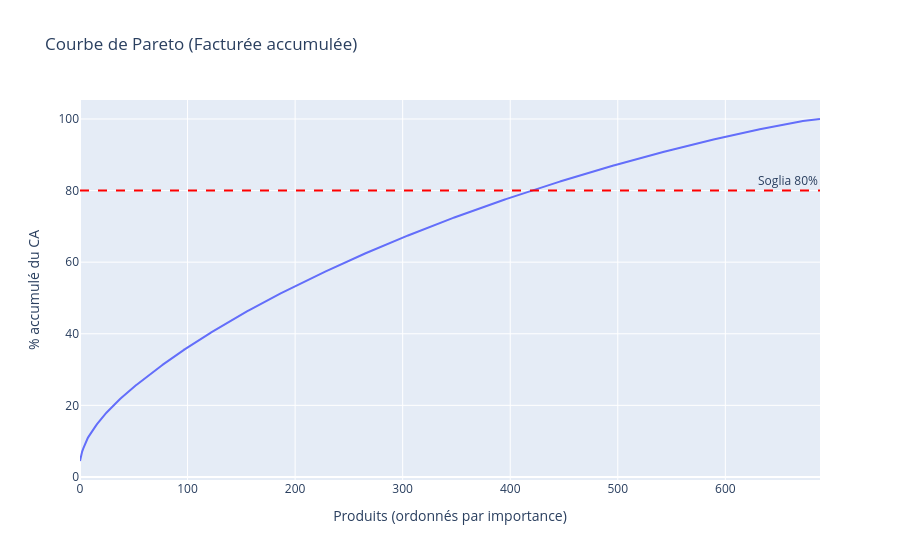

Write notebook code for a chart like this one.
### Code cell
# Creiamo un grafico a linea per vedere la "curva"
fig_paretto = px.line(
    total_df_ca.reset_index(),
    x=total_df_ca.index,
    y="cumsum_part_ca_%",
    title="Courbe de Pareto (Facturée accumulée)",
    hover_name="post_title",
    labels={
        "x": "Produits (ordonnés par importance)",
        "cumsum_part_ca_%": "% accumulé du CA"
    }
)

# Aggiungiamo una linea orizzontale all'80% per riferimento
fig_paretto.add_hline(y=80, line_dash="dash", line_color="red", annotation_text="Soglia 80%")

fig_paretto.show()

### Figure 1 — Plotly figure (JSON) as saved in the notebook; plotly's stock layout.template omitted (floating-point values rounded to 4 significant figures; data arrays with more than 128 entries replaced by an {"elided": "..."} marker saying what was removed)
{"data": [{"hovertemplate": "<b>%{hovertext}</b><br><br>Produits (ordonnés par importance)=%{x}<br>% accumulé du CA=%{y}<extra></extra>", "hovertext": {"elided": "689 str values"}, "legendgroup": "", "line": {"color": "#636efa", "dash": "solid"}, "marker": {"symbol": "circle"}, "mode": "lines", "name": "", "orientation": "v", "showlegend": false, "type": "scatter", "x": {"elided": "689 int values"}, "xaxis": "x", "y": {"elided": "689 float values"}, "yaxis": "y"}], "layout": {"annotations": [{"showarrow": false, "text": "Soglia 80%", "x": 1, "xanchor": "right", "xref": "x domain", "y": 80, "yanchor": "bottom", "yref": "y"}], "legend": {"tracegroupgap": 0}, "shapes": [{"line": {"color": "red", "dash": "dash"}, "type": "line", "x0": 0, "x1": 1, "xref": "x domain", "y0": 80, "y1": 80, "yref": "y"}], "title": {"text": "Courbe de Pareto (Facturée accumulée)"}, "xaxis": {"anchor": "y", "domain": [0, 1], "title": {"text": "Produits (ordonnés par importance)"}}, "yaxis": {"anchor": "x", "domain": [0, 1], "title": {"text": "% accumulé du CA"}}}}
